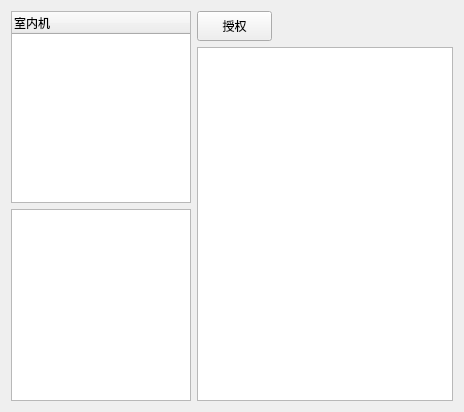
                  <widget class="QWidget" name="Register_page">
                   <layout class="QGridLayout" name="gridLayout_19">
                    <item row="0" column="0">
                     <layout class="QHBoxLayout" name="horizontalLayout_19">
                      <item>
                       <layout class="QVBoxLayout" name="verticalLayout_11">
                        <item>
                         <widget class="QTreeWidget" name="Register_Indoor">
                          <property name="minimumSize">
                           <size>
                            <width>180</width>
                            <height>0</height>
                           </size>
                          </property>
                          <property name="maximumSize">
                           <size>
                            <width>180</width>
                            <height>16777215</height>
                           </size>
                          </property>
                          <property name="sizeIncrement">
                           <size>
                            <width>180</width>
                            <height>0</height>
                           </size>
                          </property>
                          <column>
                           <property name="text">
                            <string>室内机</string>
                           </property>
                          </column>
                         </widget>
                        </item>
                        <item>
                         <widget class="MyTableWidget" name="Register_IC">
                          <property name="minimumSize">
                           <size>
                            <width>180</width>
                            <height>0</height>
                           </size>
                          </property>
                          <property name="maximumSize">
                           <size>
                            <width>180</width>
                            <height>16777215</height>
                           </size>
                          </property>
                         </widget>
                        </item>
                       </layout>
                      </item>
                      <item>
                       <layout class="QVBoxLayout" name="verticalLayout_12">
                        <item>
                         <widget class="QPushButton" name="QpbtnAuthorization">
                          <property name="minimumSize">
                           <size>
                            <width>75</width>
                            <height>30</height>
                           </size>
                          </property>
                          <property name="maximumSize">
                           <size>
                            <width>75</width>
                            <height>30</height>
                           </size>
                          </property>
                          <property name="text">
                           <string>授权</string>
                          </property>
                         </widget>
                        </item>
                        <item>
                         <widget class="QTableWidget" name="Register_Machine"/>
                        </item>
                       </layout>
                      </item>
                     </layout>
                    </item>
                   </layout>
                  </widget>
